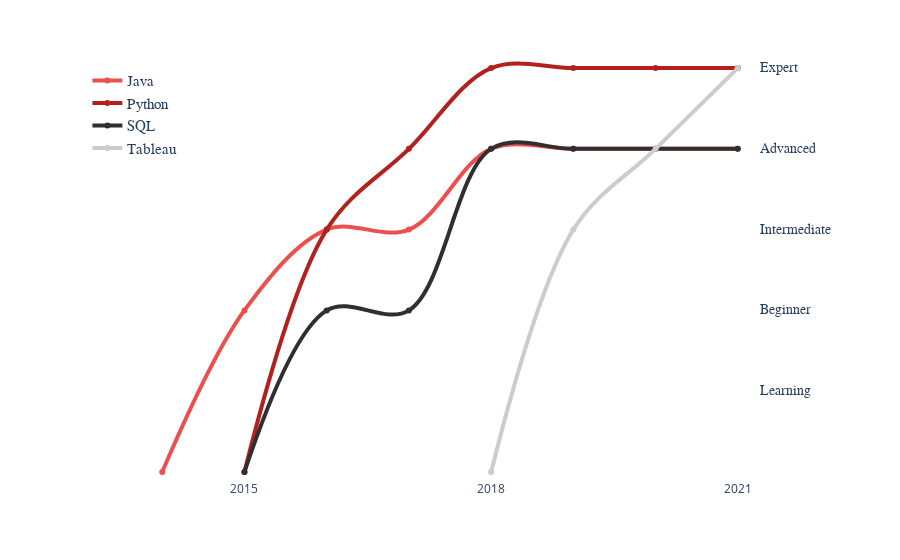

Notebook code cell kept with this figure:
### Code cell
c_sequence = ["#EA504D", "#B2211D", "#312E2E", "#CCCCCC"]

fig = px.line(skills, 
              x="Year",
              y="Score", 
              color='Skill',
              line_shape='spline',
              color_discrete_sequence = c_sequence).update_traces(mode='lines+markers')

fig.update_traces(line=dict(width=4))

fig.update_layout(showlegend=True,
                 plot_bgcolor="rgba(0,0,0,0)",
                 paper_bgcolor="rgba(0,0,0,0)")

fig.update_xaxes(showgrid=False, 
                 title="", 
                 range=[2013, 2022], 
                 tickvals=[2015, 2018, 2021],
                 zeroline=False)

fig.update_yaxes(showgrid=False, 
                 title="", 
                 range=[-0.1, 5.1], 
                 showticklabels=False,
                 zeroline=False)

fig.update_layout(legend=dict(
                    y=0.99,
                    xanchor="left",
                    x=0.01,
                    title="",
                    font=dict(
                        family="Segoe UI",
                        size=15
                    ),))

fig.add_annotation(text="Expert",
                   x=2021.25,
                   y=5,
                   showarrow=False,
                   xanchor="left",
                   font=dict(family="Segoe UI", size=14))

fig.add_annotation(text="Advanced",
                   x=2021.25,
                   y=4,
                   showarrow=False,
                   xanchor="left",
                   font=dict(family="Segoe UI", size=14))

fig.add_annotation(text="Intermediate",
                   x=2021.25,
                   y=3,
                   showarrow=False,
                   xanchor="left",
                   font=dict(family="Segoe UI", size=14))

fig.add_annotation(text="Beginner",
                   x=2021.25,
                   y=2,
                   showarrow=False,
                   xanchor="left",
                   font=dict(family="Segoe UI", size=14))

fig.add_annotation(text="Learning",
                   x=2021.25,
                   y=1,
                   showarrow=False,
                   xanchor="left",
                   font=dict(family="Segoe UI", size=14))

fig.show()

### Figure 1 — Plotly figure (JSON) as saved in the notebook; plotly's stock layout.template omitted (floating-point values rounded to 4 significant figures)
{"data": [{"hovertemplate": "Skill=Java<br>Year=%{x}<br>Score=%{y}<extra></extra>", "legendgroup": "Java", "line": {"color": "#EA504D", "dash": "solid", "shape": "spline", "width": 4}, "mode": "lines+markers", "name": "Java", "orientation": "v", "showlegend": true, "type": "scatter", "x": [2014, 2015, 2016, 2017, 2018, 2019, 2020, 2021], "xaxis": "x", "y": [0, 2, 3, 3, 4, 4, 4, 4], "yaxis": "y"}, {"hovertemplate": "Skill=Python<br>Year=%{x}<br>Score=%{y}<extra></extra>", "legendgroup": "Python", "line": {"color": "#B2211D", "dash": "solid", "shape": "spline", "width": 4}, "mode": "lines+markers", "name": "Python", "orientation": "v", "showlegend": true, "type": "scatter", "x": [2015, 2016, 2017, 2018, 2019, 2020, 2021], "xaxis": "x", "y": [0, 3, 4, 5, 5, 5, 5], "yaxis": "y"}, {"hovertemplate": "Skill=SQL<br>Year=%{x}<br>Score=%{y}<extra></extra>", "legendgroup": "SQL", "line": {"color": "#312E2E", "dash": "solid", "shape": "spline", "width": 4}, "mode": "lines+markers", "name": "SQL", "orientation": "v", "showlegend": true, "type": "scatter", "x": [2015, 2016, 2017, 2018, 2019, 2020, 2021], "xaxis": "x", "y": [0, 2, 2, 4, 4, 4, 4], "yaxis": "y"}, {"hovertemplate": "Skill=Tableau<br>Year=%{x}<br>Score=%{y}<extra></extra>", "legendgroup": "Tableau", "line": {"color": "#CCCCCC", "dash": "solid", "shape": "spline", "width": 4}, "mode": "lines+markers", "name": "Tableau", "orientation": "v", "showlegend": true, "type": "scatter", "x": [2018, 2019, 2020, 2021], "xaxis": "x", "y": [0, 3, 4, 5], "yaxis": "y"}], "layout": {"annotations": [{"font": {"family": "Segoe UI", "size": 14}, "showarrow": false, "text": "Expert", "x": 2021.0, "xanchor": "left", "y": 5}, {"font": {"family": "Segoe UI", "size": 14}, "showarrow": false, "text": "Advanced", "x": 2021.0, "xanchor": "left", "y": 4}, {"font": {"family": "Segoe UI", "size": 14}, "showarrow": false, "text": "Intermediate", "x": 2021.0, "xanchor": "left", "y": 3}, {"font": {"family": "Segoe UI", "size": 14}, "showarrow": false, "text": "Beginner", "x": 2021.0, "xanchor": "left", "y": 2}, {"font": {"family": "Segoe UI", "size": 14}, "showarrow": false, "text": "Learning", "x": 2021.0, "xanchor": "left", "y": 1}], "legend": {"font": {"family": "Segoe UI", "size": 15}, "title": {"text": ""}, "tracegroupgap": 0, "x": 0.01, "xanchor": "left", "y": 0.99}, "margin": {"t": 60}, "paper_bgcolor": "rgba(0,0,0,0)", "plot_bgcolor": "rgba(0,0,0,0)", "showlegend": true, "xaxis": {"anchor": "y", "domain": [0, 1], "range": [2013, 2022], "showgrid": false, "tickvals": [2015, 2018, 2021], "title": {"text": ""}, "zeroline": false}, "yaxis": {"anchor": "x", "domain": [0, 1], "range": [-0.1, 5.1], "showgrid": false, "showticklabels": false, "title": {"text": ""}, "zeroline": false}}}
